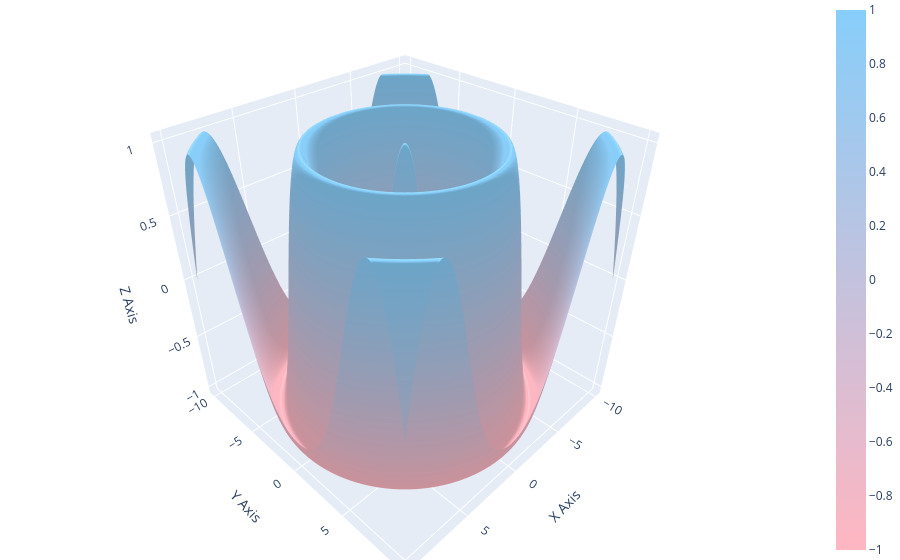

Write notebook code for a chart like this one.
### Markdown cell above
**3.** Выясните, какой параметр отвечает за настройку цветовой палитры графика? Измените код так, чтобы палитра была от светло-розового до светло-голубого.

### Code cell
def plot_3d_surface():
    """
    Функция строит и выводит интерактивный график функции z = cos(sqrt(x^2 + y^2))
    """
    
    # создание диапазона по x, y и создание сетки
    x = np.linspace(-10, 10, 200)
    y = np.linspace(-10, 10, 200)
    x, y = np.meshgrid(x, y)
    
    # вычисление функции
    z = np.cos(np.sqrt(x**2 + y**2))
    
    # создание контейнера с графиком
    fig = go.Figure(data=[go.Surface(z=z, x=x, y=y)])
    
    # оформление внешнего вида графика
    
    fig.update_traces(colorscale=[[0.0, "#ffb6c1"], [1.0, "#87cefa"]])
    #Параметр, отвечающий за цветовую шкалу
    
    fig.update_layout(
        title='Cosine Function 3D Surface Plot',
        scene=dict(
            xaxis_title='X Axis',
            yaxis_title='Y Axis',
            zaxis_title='Z Axis',
            aspectmode='cube',
        ),
        margin=dict(l=0, r=0, b=0, t=0)
    )

    #вывод графика
    fig.show()

    
plot_3d_surface()

### Figure 1 — Plotly figure (JSON) as saved in the notebook; plotly's stock layout.template omitted (floating-point values rounded to 4 significant figures; data arrays with more than 128 entries replaced by an {"elided": "..."} marker saying what was removed)
{"data": [{"colorscale": [[0, "#ffb6c1"], [1, "#87cefa"]], "type": "surface", "x": {"elided": "200x200 float values"}, "y": {"elided": "200x200 float values"}, "z": {"elided": "200x200 float values"}}], "layout": {"margin": {"b": 0, "l": 0, "r": 0, "t": 0}, "scene": {"aspectmode": "cube", "xaxis": {"title": {"text": "X Axis"}}, "yaxis": {"title": {"text": "Y Axis"}}, "zaxis": {"title": {"text": "Z Axis"}}}, "title": {"text": "Cosine Function 3D Surface Plot"}}}
